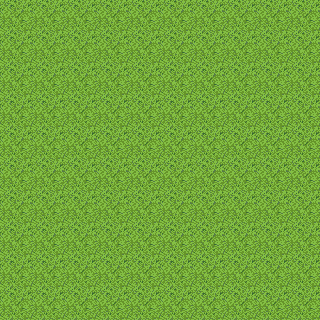

Rendered tile map (Tiled .tmx) drawn with the repository's tilesets; below, a short description and the map source with its tile grids summarised:
An orthogonal 10x10 tile map with 32x32 px tiles, 1 tile layer (ground).

<map version="1.0" orientation="orthogonal" renderorder="right-down" width="10" height="10" tilewidth="32" tileheight="32" nextobjectid="1">
 <tileset firstgid="1" name="terrain" tilewidth="32" tileheight="32" tilecount="1024">
  <image source="terrain.png" width="1024" height="1024" />
 </tileset>
 <layer name="ground" width="10" height="10">
  <data>[100 cells, 100 non-empty, 1 distinct tile ids]</data>
 </layer>
</map>
